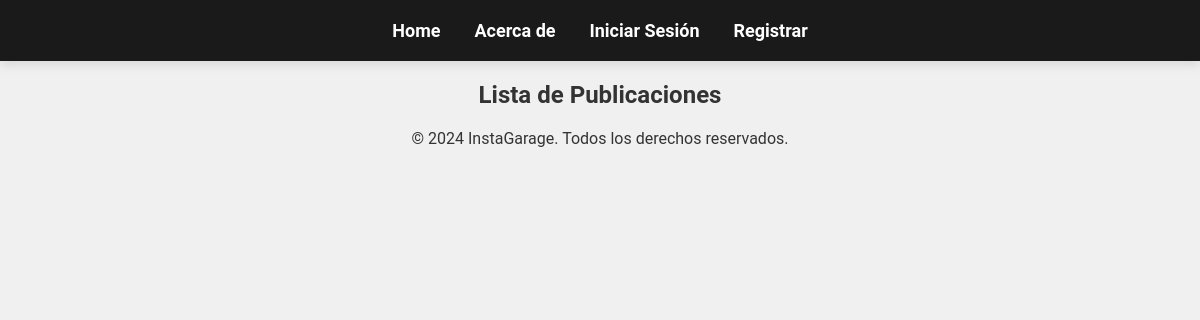
Before: /mensajes/ with the older database file.
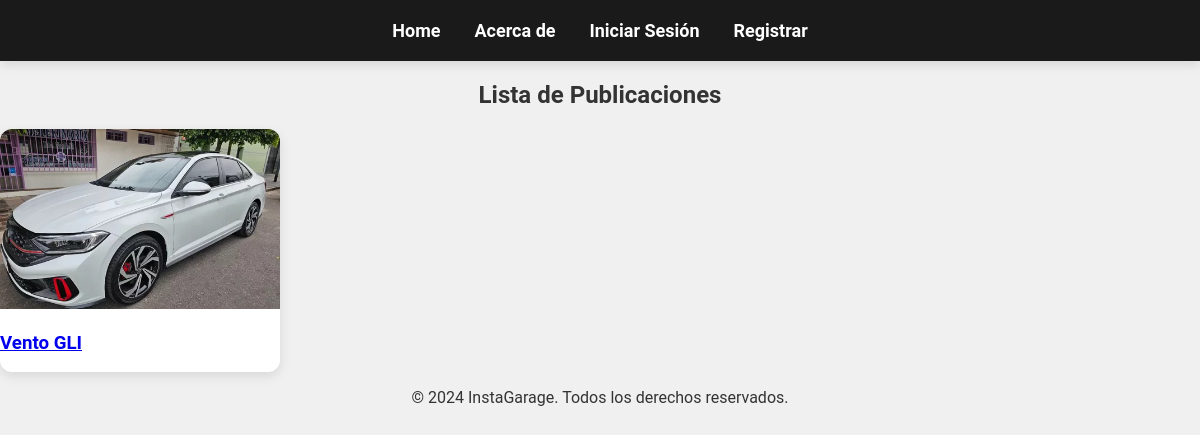
After: the same page with the newer database file.
### principal/models.py (models this page shows, shortened)
class Publicacion(models.Model):
    titulo = models.CharField(max_length=200)
    descripcion_corta = models.CharField(max_length=300)
    descripcion = models.TextField()
    precio = models.DecimalField(max_digits=10, decimal_places=2)
    imagen = models.ImageField(upload_to='publicaciones/')
    url = models.URLField(max_length=200, blank=True, null=True)
    autor = models.ForeignKey(User, on_delete=models.CASCADE, related_name='mensajes_publicaciones')
    fecha_creacion = models.DateTimeField(auto_now_add=True)

### mensajes/views.py (the view)
# urls.py: path('', views.listar_publicaciones, name='listar_publicaciones'),
def listar_publicaciones(request):
    publicaciones = Publicacion.objects.all().order_by('-fecha_creacion')
    return render(request, 'mensajes/listar_publicaciones.html', {'publicaciones': publicaciones})

### mensajes/templates/mensajes/listar_publicaciones.html
{% extends 'principal/base.html' %}
{% block content %}
<h2>Lista de Publicaciones</h2>
<div class="publicaciones">
    {% for publicacion in publicaciones %}
        <div class="card">
            <a href="{% url 'detalle_publicacion' publicacion.pk %}">
                <img src="{{ publicacion.imagen.url }}" alt="{{ publicacion.titulo }}">
                <h3>{{ publicacion.titulo }}</h3>
            </a>
        </div>
    {% endfor %}
</div>
{% endblock %}

### principal/templates/principal/base.html (shortened to what this page needs)
<!DOCTYPE html>
<html lang="es">
<head>
    {% load static %}
    <link rel="stylesheet" href="{% static 'principal/css/estilos.css' %}">
</head>
<body>
    <header>
        <nav id="main-nav">
            <a href="{% url 'home' %}">Home</a>
            <a href="{% url 'acerca_de' %}">Acerca de</a>
            {% if user.is_authenticated %}
                <a href="{% url 'perfil' %}">Perfil</a>
                <a href="{% url 'editar_perfil' %}">Editar Perfil</a>
                <a href="{% url 'crear_publicacion' %}">Crear Publicación</a>
                {% if user.perfil.estado == 'owner' %}
                    <a href="{% url 'gestionar_usuarios' %}">Admin Panel</a>
                {% endif %}
                <a href="{% url 'logout' %}">Desloguear</a>
                <span>Bienvenido, {{ user.username }}!</span>
            {% else %}
                <a href="{% url 'login' %}">Iniciar Sesión</a>
                <a href="{% url 'registrar' %}">Registrar</a>
            {% endif %}
        </nav>
    </header>
    <main>
        {% block content %}{% endblock %}
    </main>
    <footer>
        <p>&copy; 2024 InstaGarage. Todos los derechos reservados.</p>
    </footer>
</body>
</html>

### principal/static/principal/css/estilos.css (style rules this page uses)
body, html { font-family: 'Roboto', sans-serif; margin: 0; padding: 0; background-color: #f0f0f0; color: #333; text-align: center; }
nav { background-color: #1a1a1a; color: white; padding: 20px 0; text-align: center; box-shadow: 0px 4px 10px rgba(0, 0, 0, 0.1); position: sticky; top: 0; z-index: 1000; }
nav a { color: white; margin: 0 15px; text-decoration: none; font-weight: bold; font-size: 18px; transition: color 0.3s ease; }
.card { max-width: 280px; background-color: #fff; border-radius: 12px; box-shadow: 0 4px 12px rgba(0, 0, 0, 0.1); overflow: hidden; text-align: left; transition: transform 0.3s ease-in-out; }
.card img { width: 100%; height: 180px; object-fit: cover; transition: transform 0.3s ease; }

Changed rows visible on the page:
added Publicacion: imagen (picture), titulo "Vento GLI"
